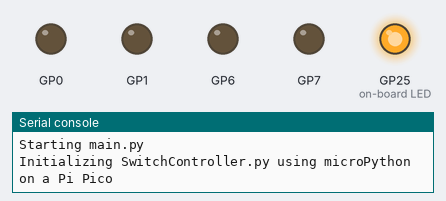
The program below on a simulated Raspberry Pi Pico running MicroPython. On the bench: output pins drawn as LEDs (lit = HIGH), the last lines printed to the serial console. WiFi joins after 1.5 s.

Above: at 0.1 s.
At 1.1 s:
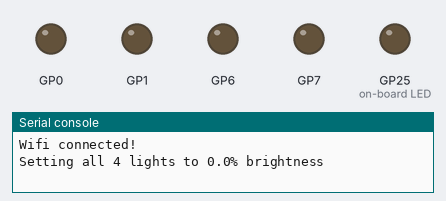
At 11.1 s:
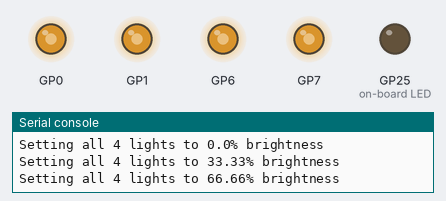
At 26.1 s:
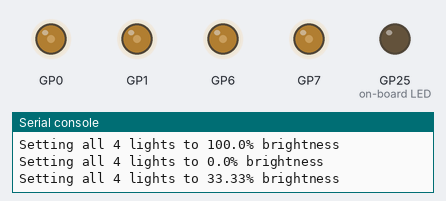
At 36.1 s:
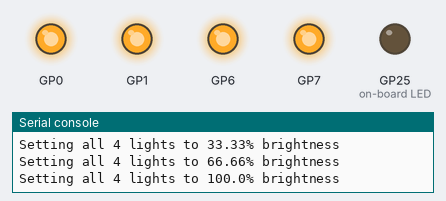
Timing chart, 0 to 37.6 s (numbered marks = the images above):
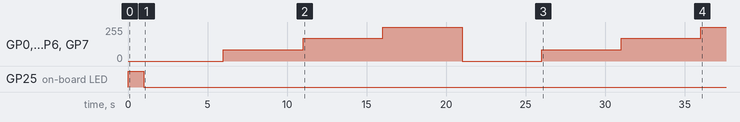

Measured:
- by itself, GP0, GP1, GP6, GP7: 0/255 → 85/255 at 6.0 s, → 170/255 5.0 s later, → 255/255 5.0 s later, → 0/255 5.0 s later, … (7 changes in this stretch)

The program:

main.py
```python
from SwitchClient import *
from NetworkConfig import *

DEBUG_STATMENTS_ON = True

if __name__ == "__main__":
    print("Starting main.py ")

    app = SwitchClient()

    app.debug_led_blink()

    print("Attempt to connect to the Wifi")
    wifiObject = NetworkConfig()

    while True:
        app.set_brightness(OFF)
        time.sleep(5)
        app.set_brightness(LOW)
        time.sleep(5)
        app.set_brightness(MEDIUM)
        time.sleep(5)
        app.set_brightness(HIGH)
        time.sleep(5)

    #r = urequests.get("https://google.com")
    #print(r.content)

    #sync_remote_switch(SWITCH_SN)

    #update_app(LOW, LOW, ON)
```

SwitchClient.py
```python
from machine import Pin, PWM
import machine
import urequests
import math
import time


# Prime number above 1000 Hz so flicker not visible tp human or modulus 30 or 60 for camera flicker
NON_FLICKER_FREQ = 1013

# https://www.reddit.com/r/raspberrypipico/comments/wqr3i9/control_mosfet_module_output_via_pico_pwm_signal/
# https://docs.micropython.org/en/latest/library/machine.Pin.html?highlight=pin#machine.Pin.drive
HIGH_POWER_FREQ = 10

# Discrete LED brightness levels to 4 significant digits
OFF = 0.000
LOW = 33.33
MEDIUM = 66.66
HIGH = 100.0

ON_BOARD_LED = 25

MAX_DUTY_CYCLE = 65535

CLOSET_LIGHT_TIMEOUT = 30 # Units = Seconds

#https://forums.raspberrypi.com/viewtopic.php?t=313072#:~:text=The%20bottom%20line%20is%20that,have%20access%20to%20the%20software.
SWITCH_SN = 001   # TODO Change this to MAC address if all the Pi Pico have different values

class SwitchClient:

    def __init__(self):
        print("Initializing SwitchController.py using microPython on a Pi Pico")

        # Pin(0) = GP0 = PWM_A[0], Pin(1) = GP1 = PWM_B[0], Pin(6) = GP6 = PWM_A[3], Pin(7) = GP7 = PWM_B[3]
        # Can't set drive parameter on Pi Pico micropython https://docs.micropython.org/en/latest/library/machine.Pin.html#machine.Pin.drive
        self.lightD = PWM(Pin(0, Pin.OUT, Pin.PULL_DOWN), HIGH_POWER_FREQ)
        self.lightC = PWM(Pin(1, Pin.OUT, Pin.PULL_DOWN), HIGH_POWER_FREQ)
        self.lightB = PWM(Pin(6, Pin.OUT, Pin.PULL_DOWN), HIGH_POWER_FREQ)
        self.lightA = PWM(Pin(7, Pin.OUT, Pin.PULL_DOWN), HIGH_POWER_FREQ)

        # On-Board LED drive from the wifi IC
        self.debugLED = machine.Pin("LED", machine.Pin.OUT)


    def debug_led_blink(self):
        self.debugLED.on()
        time.sleep(1)
        self.debugLED.off()


    def set_fan_speed(self, value: float):
        print(f'Set fan speed to: {value}%')


    def set_brightness(self, value: float):
        """ Set all four light levels defined by PWM resolution 2^16 for ranges between 0 to 65535
        """
        dutyCycle = int((value/100.0)*MAX_DUTY_CYCLE)
        print(f'Setting all 4 lights to {value}% brightness')
        self.lightA.duty_u16(dutyCycle)
        self.lightB.duty_u16(dutyCycle)
        self.lightC.duty_u16(dutyCycle)
        self.lightD.duty_u16(dutyCycle)
        ##REMOVE?time.sleep(1/NON_FLICKER_FREQ)


    def update_app(self, lightBrightness, fanSpeed, louverState):
        """ PUT data into server running FastAPI on ZimaBoard using HouseAPI.py
        """
        request = urequests.put(FAST_API_URL, data={'switchId':SWITCH_SN})
        if request != SUCCESS_CODE:
            print("ERROR: FAST API not updated")

        #print(request.content)


    def sync_remote_switch(self, switchControllerId):
        """" GET data from webserver running FastAPI on ZimaBoard using HouseAPI.py
        """
        request = urequests.get(FAST_API_URL)
        print(request)     #print(request.content)


    def auto_ligth_shutdown(self, switchControllerId, timeout=CLOSET_LIGHT_TIMEOUT):
        pass


if __name__ == "__main__":
    print("Starting SwitchClient Main()")
    app = SwitchClient()

    app.debug_led_blink()

    while True:
        app.set_brightness(OFF)
        time.sleep(3)
        app.set_brightness(HIGH)
        time.sleep(3)
```

NetworkConfig.py
```python
import rp2
import ubinascii
import urequests as requests
import network

# https://picockpit.com/raspberry-pi/everything-about-the-raspberry-pi-pico-w/

class NetworkConfig:

    def __init__(self):
        # Set country to avoid possible errors
        rp2.country('US')

        wlan = network.WLAN(network.STA_IF)
        wlan.active(True)
        # If you need to disable powersaving mode
        # wlan.config(pm = 0xa11140)

        # See the MAC address in the wireless chip OTP
        mac = ubinascii.hexlify(network.WLAN().config('mac'),':').decode()
        print('MAC (Media Access Control) address = ' + mac)

        # Other things to query
        # print(wlan.config('channel'))
        # print(wlan.config('essid'))
        # print(wlan.config('txpower'))

        # Load login data from different file for safety reasons
        ssid = 'MFC Wifi'
        pw = 'Webuild3521#'

        wlan.connect(ssid, pw)
        print('Wifi connected!')
```
